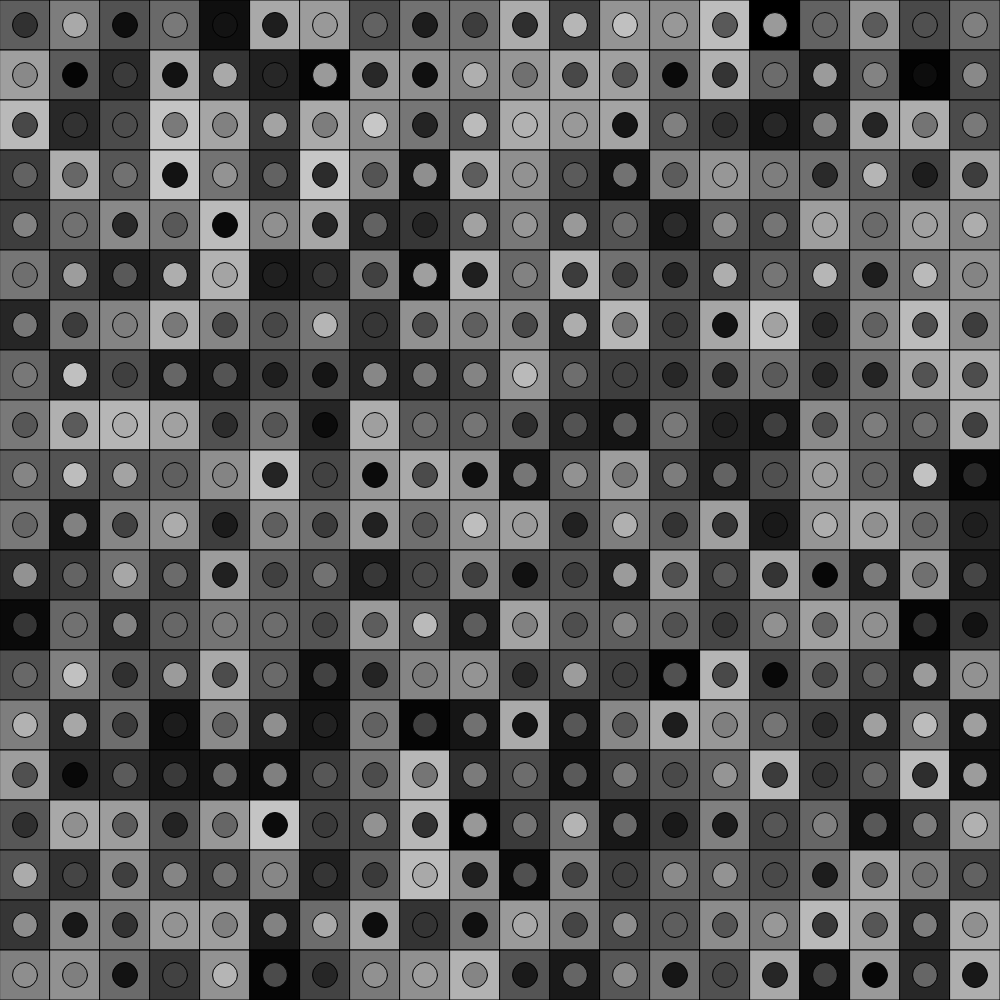
Frame 1 (no input)
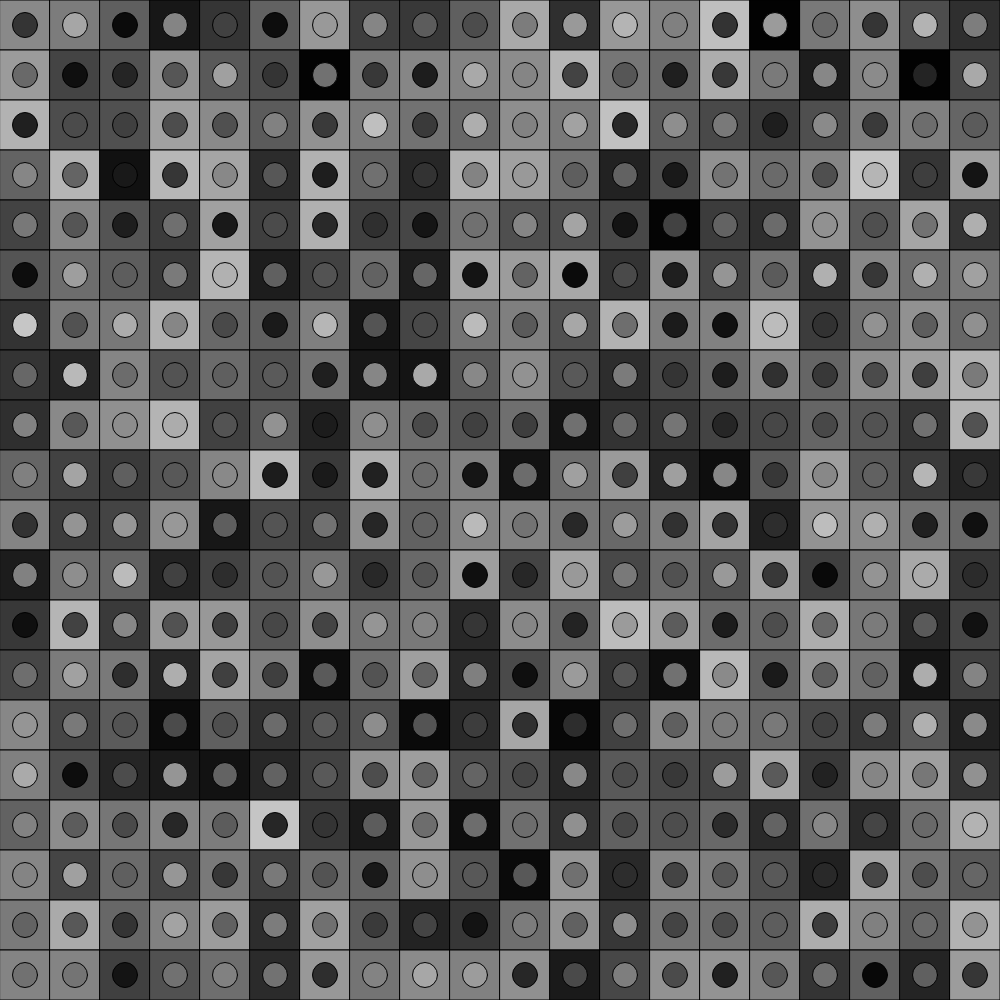
Frame 60 (no input)
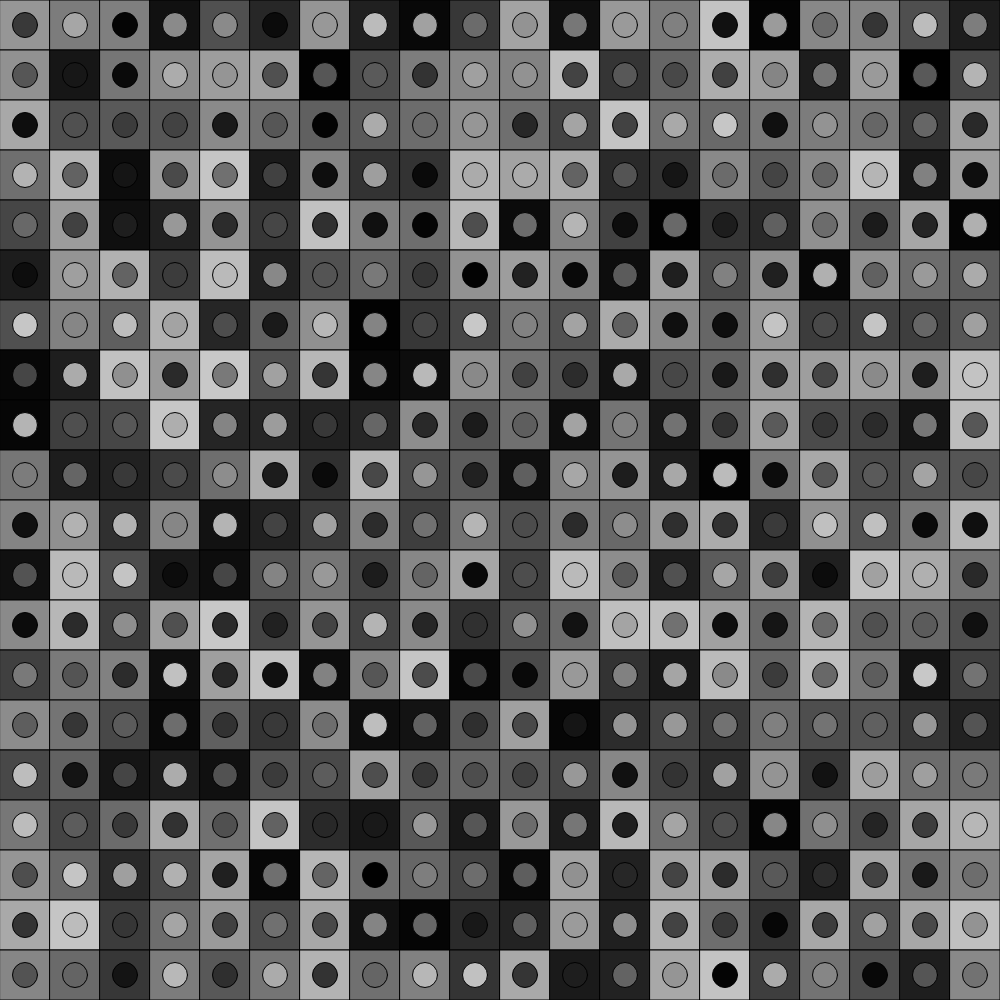
Frame 120 (the mouse pressed at the canvas centre since frame 60)

The p5.js sketch that drew these frames (run headless with seeded random() and noise() and a simulated clock; from frame 60 on, the mouse is pressed at the canvas centre):

// p5.js sketch
// ── sketch.js
// this determines your grid, right now the grid will be 20x20, try changing this number!
// if you change this number to 1 or 100, the code will still work without changing 
// anything else!
var numOfSquaresAcross = 20;

var sizeOfSquare;

var shapes = [];

function setup() {
  createCanvas(1000, 1000);

  // this number is how the number of pixels for each square
  // if the width (and height) are 1000 pixels, and there will be 20 squares across the canvas
  // then 1000 pixels / 20 squares = 50 pixles per square
  sizeOfSquare = width / numOfSquaresAcross;

  // these two for loops are called a nested for loop, this is how we will create the grid
  for (var x = 0; x < width; x += sizeOfSquare)
  {
    for (var y = 0; y < height; y += sizeOfSquare)
    {
      shapes.push(new Shape(x,y))
    }
  }
}

function draw() {
  background(220);

  for(var i=0; i< shapes.length; i++){
    shapes[i].changeColor();
    shapes[i].render();
  }

}

class Shape{
  constructor(x,y){
    this.x = x;
    this.y = y;
    this.backgroundColor = random(200);
    this.circleColor = random(200);

    // lerpColor - THREE VARIABLE
    // startingColor
    // endingColor
    // a value between 0 and 1

    // we are casting our random number as a color
    this.bgStartingColor = color(random(200));
    this.bgEndingColor = color(random(200));
    this.bgValue = random();

    this.circleStartingColor = color(random(200));
    this.circleEndingColor = color(random(200));
    this.circleValue = random();
  }

  render() {
    // cos(x) regardless of x, cos(x) will return a number between 0 and 1
    var backgroundColor = lerpColor(this.bgStartingColor, this.bgEndingColor, cos(this.bgValue));
    fill(backgroundColor);
    rect(this.x, this.y, sizeOfSquare, sizeOfSquare);

    var circleColor = lerpColor(this.circleStartingColor, this.circleEndingColor, cos(this.circleValue));
    fill(circleColor);
    circle(this.x + sizeOfSquare/2, this.y + sizeOfSquare/2, sizeOfSquare/2);
  }

  changeColor(){
    this.bgValue+=.01;
    this.circleValue+=.01;
  }
}
